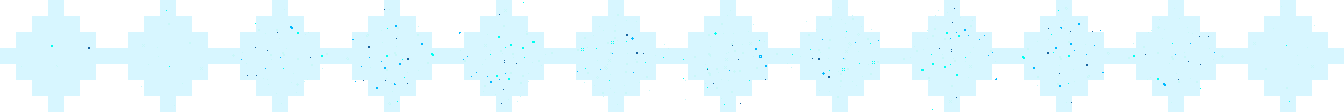
#> input picture lion_throne.ltproj/resources/animations/AOE_Blizzard.png, 1344 x 112 px
$ python grid_footprint_check.py --tileset ../lion_throne.ltproj/resources/animations/AOE_Blizzard.png
#> lines starting #> are read from the running program, lines starting #| are printed output that depends on the picture
#!/usr/bin/env python
"""
grid_footprint_check.py -- render a tile-grid-with-coordinates overlay for an
LT tileset PNG, optionally with a level's region boxes drawn on top, so a
human or agent can see at a glance whether the *art* and the *data* (region
positions/sizes, terrain grid) agree.

This exists because Capital.png shipped with several building sprites drawn
2-3x larger than any sensible single-building footprint (see
.claude/skills/lt-ai-art-generation/SKILL.md, "Structure footprint budget"
section, for the authoring rule this tool is meant to catch violations of).
Re-run this after any map art edit to visually re-verify before moving on --
don't just assert the fix worked, look at the image.

Usage (run with Pillow available, e.g. via uv):
    uv run --no-project --python 3.12 --with pillow python tools/grid_footprint_check.py \\
        --tileset lion_throne.ltproj/resources/tilesets/Capital.png \\
        --tile-size 16 \\
        --level lion_throne.ltproj/game_data/levels.json --level-nid CAPITAL \\
        --out grid_overlay_Capital.png

Only --tileset is required; --tile-size defaults to 16 (LT's standard tile
size). Pass --level/--level-nid to also overlay that level's regions (reads
each region's position/size straight out of levels.json -- no game engine
import needed, this is a standalone, reusable script).

Add --blob-check to print a best-effort list of contiguous non-background
tile blobs whose bounding box exceeds --max-w/--max-h tiles (default 3x3),
as a rough signal for "this sprite may be sprawling past its budget". This
is a heuristic (dominant-background-color classification + flood fill), not
authoritative -- always confirm by looking at the rendered image yourself.
"""
from __future__ import annotations

import argparse
import json
import sys
from collections import Counter, deque
from pathlib import Path

from PIL import Image, ImageDraw, ImageFont

GRID_COLOR = (255, 0, 0, 255)          # red gridlines, every tile
LABEL_COLOR = (255, 255, 0, 255)       # yellow coordinate labels
REGION_COLOR = (0, 220, 255, 255)      # cyan region boxes
REGION_LABEL_BG = (0, 60, 70, 220)
BLOB_COLOR = (255, 120, 0, 255)        # orange blob-warning boxes


# [59 lines left out: functions load_regions, dominant_tile_color, find_blobs, not called in this run]


def main():
    ap = argparse.ArgumentParser(description=__doc__, formatter_class=argparse.RawDescriptionHelpFormatter)
    ap.add_argument('--tileset', required=True, help='path to the tileset PNG')
    ap.add_argument('--tile-size', type=int, default=16)
    ap.add_argument('--scale', type=int, default=3, help='upscale factor for the overlay image')
    ap.add_argument('--label-every', type=int, default=2, help='label coordinates every N tiles')
    ap.add_argument('--level', help='path to levels.json, to overlay a level\'s regions')
    ap.add_argument('--level-nid', help='nid of the level within --level to overlay')
    ap.add_argument('--out', default=None, help='output PNG path (default: <tileset-stem>_grid.png next to the tileset)')
    ap.add_argument('--blob-check', action='store_true', help='best-effort: flag contiguous non-background blobs exceeding --max-w/--max-h')
    ap.add_argument('--max-w', type=int, default=3, help='footprint budget width in tiles (default 3, per the skill-doc rule)')
    ap.add_argument('--max-h', type=int, default=3, help='footprint budget height in tiles (default 3)')
    ap.add_argument('--blob-threshold', type=int, default=90, help='color-distance threshold (0-765) for foreground classification')
    args = ap.parse_args()

    tileset_path = Path(args.tileset)
    im = Image.open(tileset_path).convert('RGB')
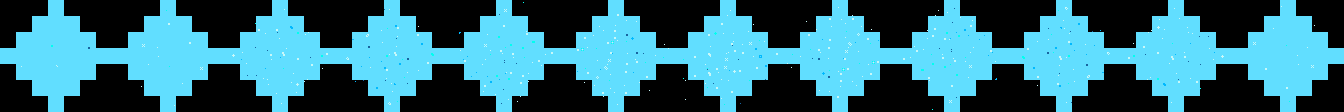
#> im: PIL image 1344x112 RGB; mean R, G, B 49.8, 113.4, 130.1
    ts = args.tile_size
    tiles_w, tiles_h = im.width // ts, im.height // ts
#> tiles_w = 84; tiles_h = 7
    if im.width % ts or im.height % ts:
        print(f"WARNING: {tileset_path} ({im.width}x{im.height}) is not an exact multiple of tile size {ts}", file=sys.stderr)

    scale = args.scale
    big = im.resize((im.width * scale, im.height * scale), Image.NEAREST).convert('RGBA')
    draw = ImageDraw.Draw(big)

    try:
        font = ImageFont.truetype("arial.ttf", 11)
    except Exception:
        font = ImageFont.load_default()

    # Gridlines every tile
    for tx in range(tiles_w + 1):
        x = tx * ts * scale
        draw.line([(x, 0), (x, big.height)], fill=GRID_COLOR, width=1)
    for ty in range(tiles_h + 1):
        y = ty * ts * scale
        draw.line([(0, y), (big.width, y)], fill=GRID_COLOR, width=1)

    # Coordinate labels every --label-every tiles
    for ty in range(0, tiles_h, args.label_every):
        for tx in range(0, tiles_w, args.label_every):
            x = tx * ts * scale + 2
            y = ty * ts * scale + 1
            draw.text((x, y), f"{tx},{ty}", fill=LABEL_COLOR, font=font)

    # Region overlays
    if args.level and args.level_nid:
        regions = load_regions(Path(args.level), args.level_nid)
        for region in regions:
            pos = region.get('position')
            size = region.get('size', [1, 1])
            if not pos:
                continue
            rx0, ry0 = pos
            rw, rh = size
            x0, y0 = rx0 * ts * scale, ry0 * ts * scale
            x1, y1 = (rx0 + rw) * ts * scale, (ry0 + rh) * ts * scale
            draw.rectangle([x0, y0, x1, y1], outline=REGION_COLOR, width=3)
            label = region.get('nid', '?')
            tw = draw.textlength(label, font=font)
            draw.rectangle([x0, y1, x0 + tw + 4, y1 + 14], fill=REGION_LABEL_BG)
            draw.text((x0 + 2, y1 + 1), label, fill=REGION_COLOR, font=font)

    # Best-effort blob check
    if args.blob_check:
        bg = dominant_tile_color(im, ts)
        blobs = find_blobs(im, ts, bg, args.blob_threshold)
        flagged = [b for b in blobs if (b[2] - b[0] + 1) > args.max_w or (b[3] - b[1] + 1) > args.max_h]
        print(f"Background reference color (bucketed): {bg}")
        print(f"Found {len(blobs)} contiguous non-background blob(s); {len(flagged)} exceed the "
              f"{args.max_w}x{args.max_h} footprint budget:")
        for (x0, y0, x1, y1) in flagged:
            w, h = x1 - x0 + 1, y1 - y0 + 1
            print(f"  blob at tiles x={x0}-{x1}, y={y0}-{y1}  ({w}x{h})")
            draw.rectangle([x0 * ts * scale, y0 * ts * scale, (x1 + 1) * ts * scale, (y1 + 1) * ts * scale],
                            outline=BLOB_COLOR, width=2)
        if not flagged:
            print("  (none -- everything fits the budget, or the heuristic missed it; still eyeball the image)")

    out_path = Path(args.out) if args.out else tileset_path.with_name(tileset_path.stem + "_grid.png")
    big.convert('RGB').save(out_path)
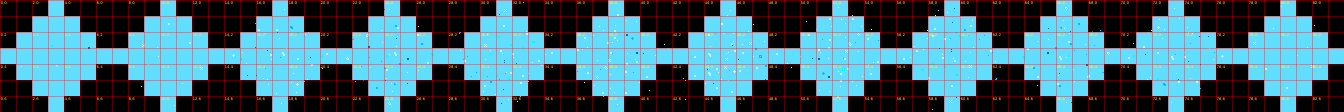
#> saved as AOE_Blizzard_grid.png: PIL image 4032x336 RGB (shown at 1/3 size); mean R, G, B 59.7, 109.8, 124
    print(f"Wrote {out_path} ({big.width}x{big.height}, {tiles_w}x{tiles_h} tiles at {scale}x)")
#| Wrote ../lion_throne.ltproj/resources/animations/AOE_Blizzard_grid.png (4032x336, 84x7 tiles at 3x)


if __name__ == '__main__':
    main()

$ run again, on lion_throne.ltproj/resources/animations/AOE_Mend.png
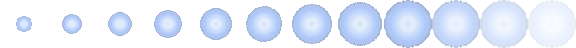
#> input picture lion_throne.ltproj/resources/animations/AOE_Mend.png, 576 x 48 px
#> in main, `big = im.resize((im.width * scale, im.height * scale), Image.NEAREST)...`:
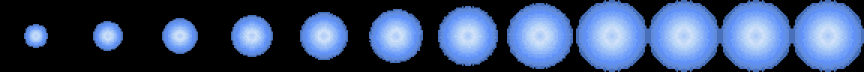
#> big: PIL image 1728x144 RGBA (shown at 1/2 size); mean R, G, B, A 57.7, 76.8, 111.7, 255
#> in main, `big.convert('RGB').save(out_path)`:
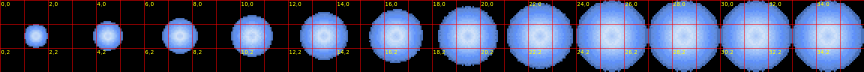
#> saved as AOE_Mend_grid.png: PIL image 1728x144 RGB (shown at 1/2 size); mean R, G, B 67.5, 75.2, 106.8
#| Wrote ../lion_throne.ltproj/resources/animations/AOE_Mend_grid.png (1728x144, 36x3 tiles at 3x)

$ run again, on lion_throne.ltproj/resources/animations/AOE_Meteor.png
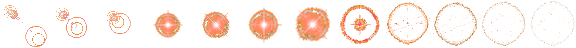
#> input picture lion_throne.ltproj/resources/animations/AOE_Meteor.png, 576 x 48 px
#> in main, `big = im.resize((im.width * scale, im.height * scale), Image.NEAREST)...`:
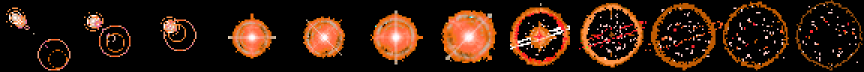
#> big: PIL image 1728x144 RGBA (shown at 1/2 size); mean R, G, B, A 48.9, 26.5, 14.1, 255
#> in main, `big.convert('RGB').save(out_path)`:
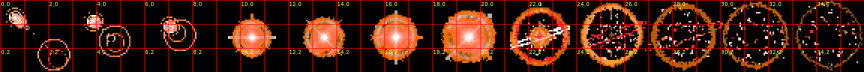
#> saved as AOE_Meteor_grid.png: PIL image 1728x144 RGB (shown at 1/2 size); mean R, G, B 59.1, 27.2, 13.4
#| Wrote ../lion_throne.ltproj/resources/animations/AOE_Meteor_grid.png (1728x144, 36x3 tiles at 3x)

$ run again, on lion_throne.ltproj/resources/animations/AOE_Rally.png
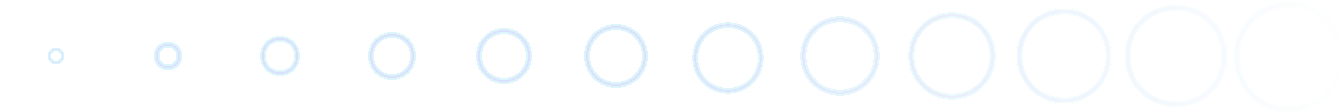
#> input picture lion_throne.ltproj/resources/animations/AOE_Rally.png, 1344 x 112 px
#> in main, `im = Image.open(tileset_path).convert('RGB')`:
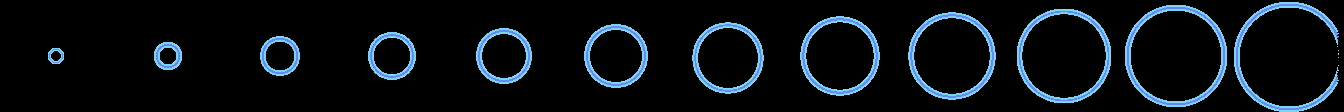
#> im: PIL image 1344x112 RGB; mean R, G, B 10.1, 16.5, 21.4
#> in main, `big.convert('RGB').save(out_path)`:
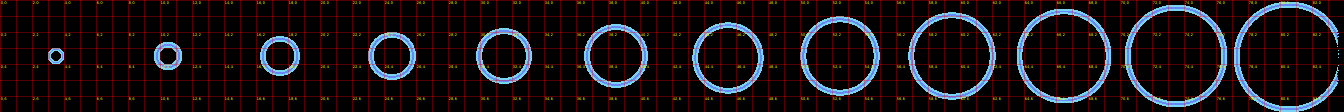
#> saved as AOE_Rally_grid.png: PIL image 4032x336 RGB (shown at 1/3 size); mean R, G, B 21.9, 17.5, 20.4
#| Wrote ../lion_throne.ltproj/resources/animations/AOE_Rally_grid.png (4032x336, 84x7 tiles at 3x)
